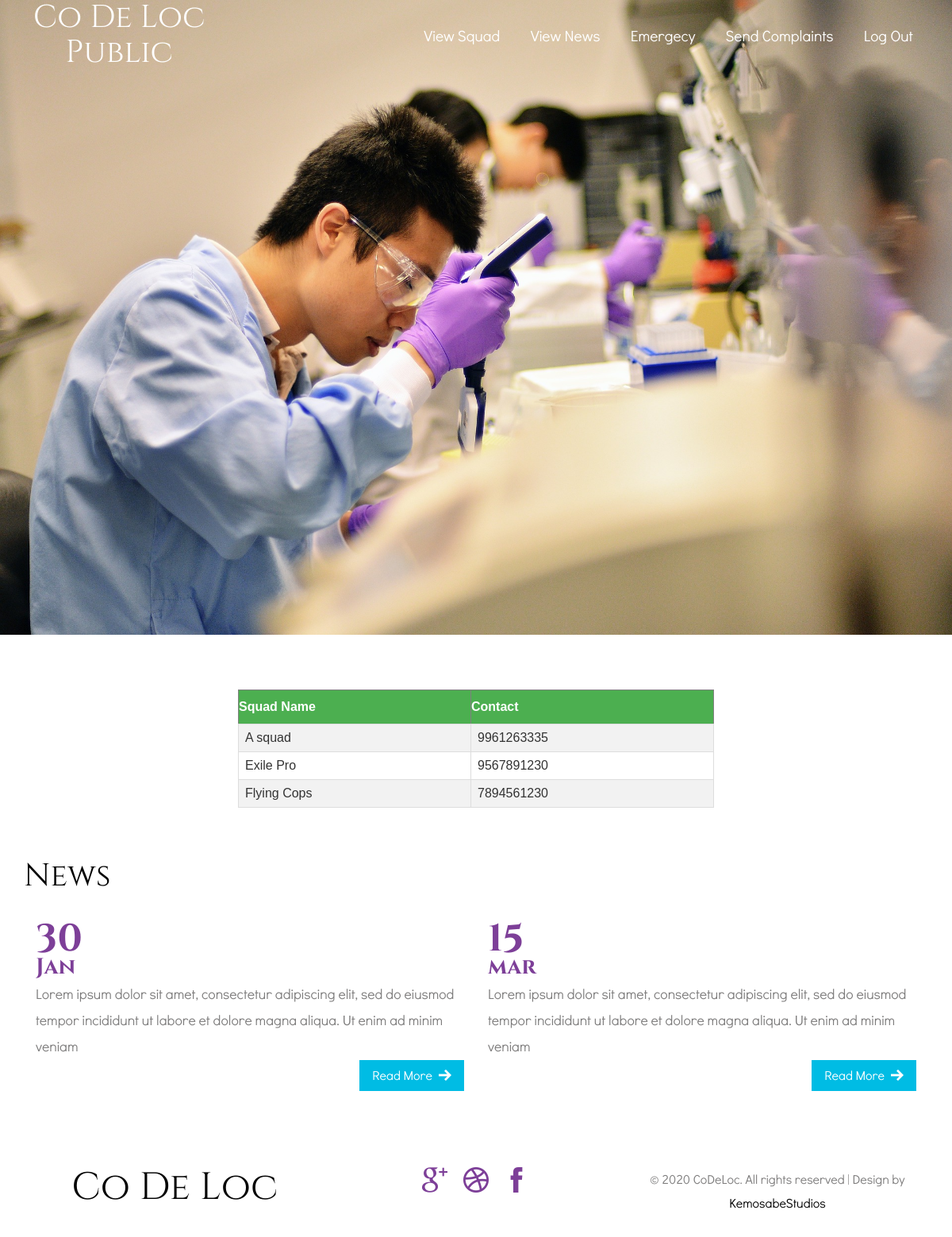
Screenshot of /Public_ViewSquad.php with the database file from the repository.
### tables this page shows
CREATE TABLE `tb_squad` (
  `squad_id` int(122) NOT NULL AUTO_INCREMENT,
  `sqname` varchar(100) DEFAULT NULL,
  `sqcontact` varchar(100) DEFAULT NULL,
  `sqpass` varchar(200) DEFAULT NULL,
  `dist_id` varchar(100) DEFAULT NULL,
  `loc_id` varchar(200) DEFAULT NULL,
  PRIMARY KEY (`squad_id`)
);

### Public_ViewSquad.php (the view, shortened to what this page needs)
<?php
include("Header_Public.php");
include("DBConnect.php");
?>
<center>
    <table border="1" class="customers">
        <tr>
            <th>Squad Name</th>
            <th>Contact</th>
            <br />
            <br />
            <br />
        </tr>
        <?php
        $res = mysqli_query($conn, "SELECT * from `tb_squad`");
        while ($rs = mysqli_fetch_array($res)) {
            echo "<tr><td>$rs[sqname]</td><td>$rs[sqcontact]</td></tr>";
        }
        ?>
    </table>
</center>
<?php
include("Footer.php");
?>

### css/style.css (style rules this page uses)
html, body { background: #fff; font-size: 100%; font-family: 'DidactGothic'; }

### Public_ViewSquad.php (style rules this page uses)
.customers { font-family: "Trebuchet MS", Arial, Helvetica, sans-serif; border-collapse: collapse; width: 50%; }
.customers td, #customers th { border: 1px solid #ddd; padding: 8px; }
.customers tr:nth-child(even) { background-color: #f2f2f2; }
.customers th { padding-top: 12px; padding-bottom: 12px; text-align: left; background-color: #4CAF50; color: white; }

### rows the page displays
tb_squad: sqname "A squad", sqcontact "9961263335"
tb_squad: sqname "Exile Pro", sqcontact "9567891230"
tb_squad: sqname "Flying Cops", sqcontact "7894561230"
